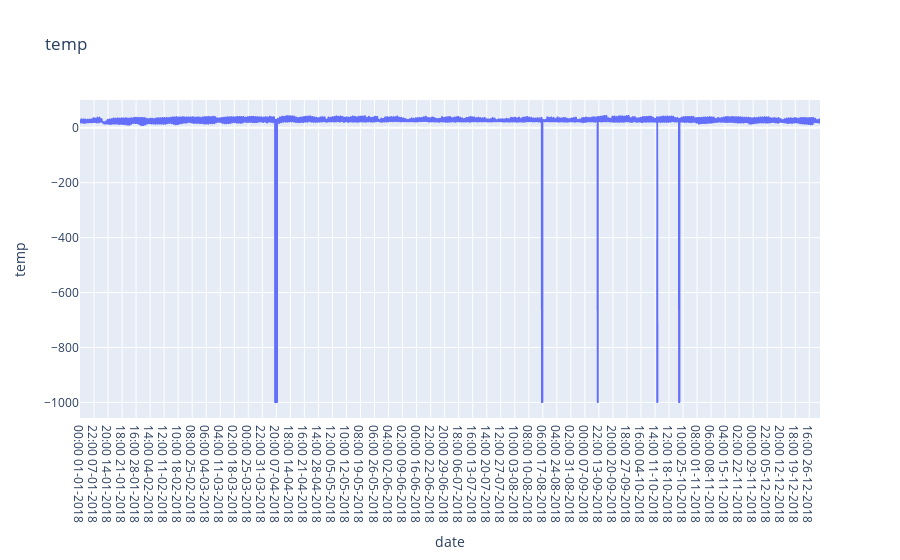

Here is the notebook cell this chart was saved with:
### Code cell
fig1 = px.line(df_SBRS, x="date", y=features[0], title=features[0])
fig1.show()

### Figure 1 — Plotly figure (JSON) as saved in the notebook; plotly's stock layout.template omitted (floating-point values rounded to 4 significant figures; data arrays with more than 128 entries replaced by an {"elided": "..."} marker saying what was removed)
{"data": [{"hovertemplate": "date=%{x}<br>temp=%{y}<extra></extra>", "legendgroup": "", "line": {"color": "#636efa", "dash": "solid"}, "marker": {"symbol": "circle"}, "mode": "lines", "name": "", "showlegend": false, "type": "scattergl", "x": {"elided": "8760 str values"}, "xaxis": "x", "y": {"elided": "8760 float values"}, "yaxis": "y"}], "layout": {"legend": {"tracegroupgap": 0}, "title": {"text": "temp"}, "xaxis": {"anchor": "y", "domain": [0, 1], "title": {"text": "date"}}, "yaxis": {"anchor": "x", "domain": [0, 1], "title": {"text": "temp"}}}}
